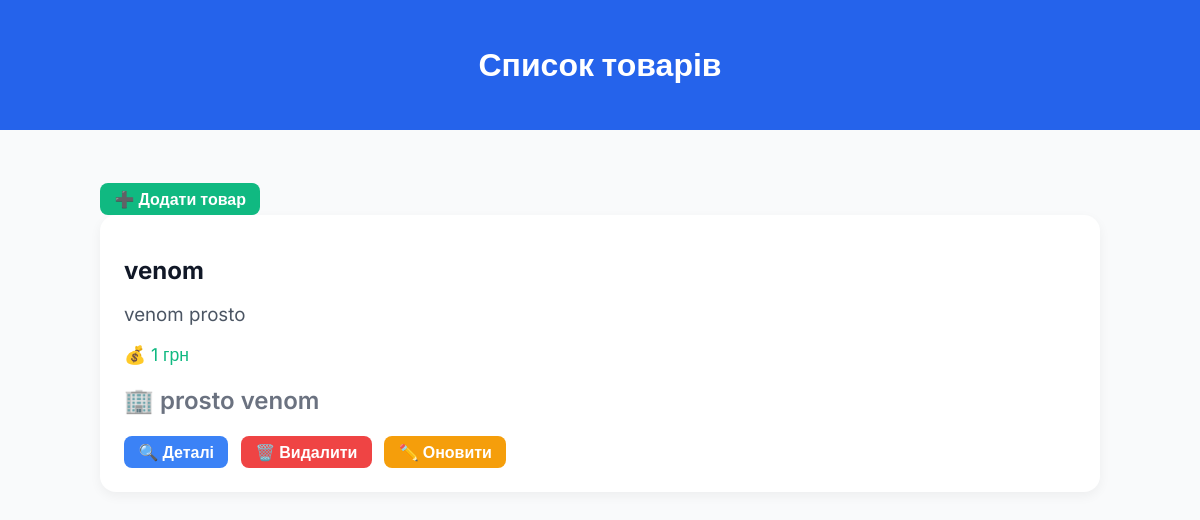
The page / on the database its author committed.
### product/models.py (models this page shows, shortened)
class Product(models.Model):
    name = models.CharField(max_length=20)
    descriptions = models.TextField()
    price = models.IntegerField()
    company = models.CharField(max_length=20)
    class Meta:
        db_table = 'Product'

### product/views.py (the view)
# urls.py: path('',views.index),
def index (request):
    product = Product.objects.all()
    return render(request,'index.html',{'product':product})

### product/templates/index.html (shortened to what this page needs)
<!DOCTYPE html>
<html lang="uk">
<head>
</head>
<body>
<header>
  <h1>Список товарів</h1>
</header>
<div class="container">
  <a class="btn btn-add" href="{% url 'create' %}">➕ Додати товар</a>
  {% for i in product %}
  <div class="product-card">
    <h1>{{ i.name }}</h1>
    <h3>{{ i.descriptions }}</h3>
    <p>💰 {{ i.price }} грн</p>
    <h2>🏢 {{ i.company }}</h2>
    <a class="btn btn-detail" href="{% url 'detail' i.id %}">🔍 Деталі</a>
    <a class="btn btn-delete" href="{% url 'delete' i.id %}">🗑️ Видалити</a>
    <a class="btn btn-update" href="{% url 'update' i.id %}">✏️ Оновити</a>
  </div>
  {% endfor %}
</div>
</body>
</html>

### product/templates/index.html (style rules this page uses)
body { font-family: 'Inter', sans-serif; margin: 0; padding: 0; background-color: #f9fafb; color: #111827; }
header { background-color: #2563eb; color: white; padding: 1.5rem; text-align: center; }
.container { max-width: 1000px; margin: 2rem auto; padding: 1rem; }
.product-card { background-color: white; border-radius: 1rem; box-shadow: 0 4px 12px rgba(0, 0, 0, 0.05); padding: 1.5rem; margin-bottom: 1.5rem; transition: transform 0.2s ease; }
.product-card h1 { font-size: 1.5rem; margin-bottom: 0.5rem; }
.product-card h3 { font-weight: 400; color: #4b5563; margin-bottom: 0.5rem; }
.product-card p { font-size: 1.1rem; color: #10b981; margin-bottom: 0.5rem; }
.product-card h2 { font-weight: 600; color: #6b7280; margin-bottom: 1rem; }
.btn { display: inline-block; padding: 0.4rem 0.9rem; border-radius: 0.5rem; text-decoration: none; font-weight: 600; margin-right: 0.5rem; margin-top: 0.3rem; transition: background 0.2s ease; }
.btn-add { background-color: #10b981; color: white; }
.btn-detail { background-color: #3b82f6; color: white; }
.btn-delete { background-color: #ef4444; color: white; }
.btn-update { background-color: #f59e0b; color: white; }

### rows shown on the page
Product: name "venom", descriptions "venom prosto", price "1", company "prosto venom"
